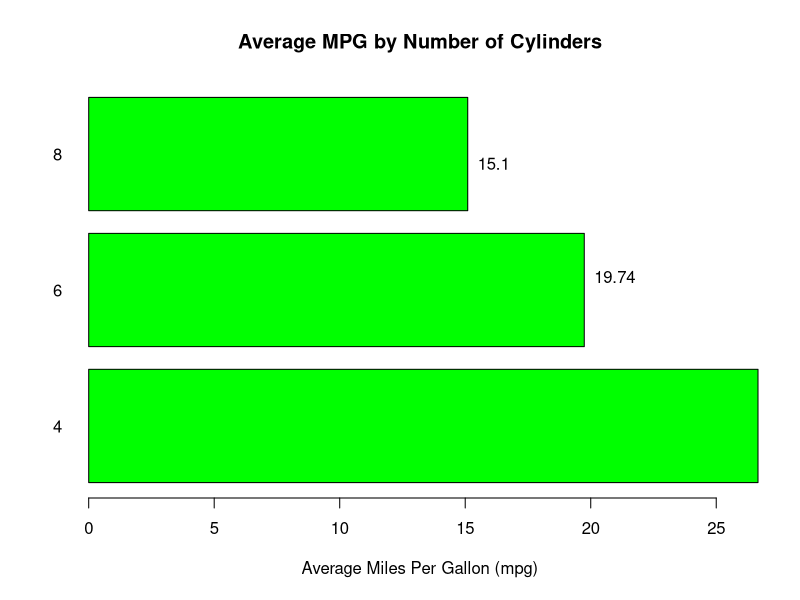
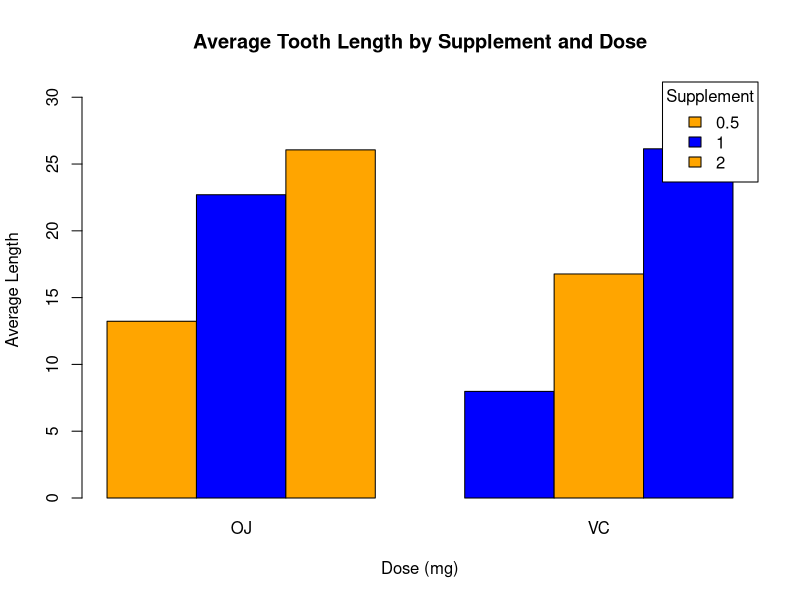
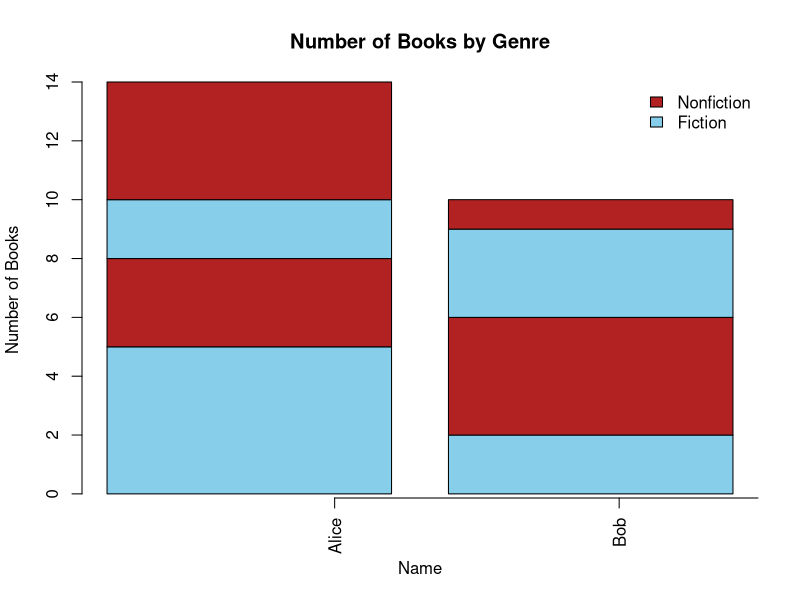
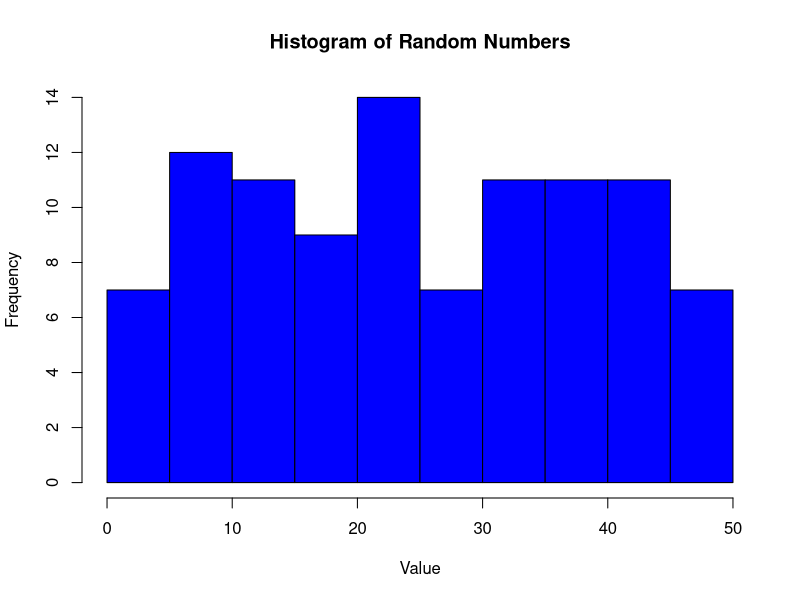
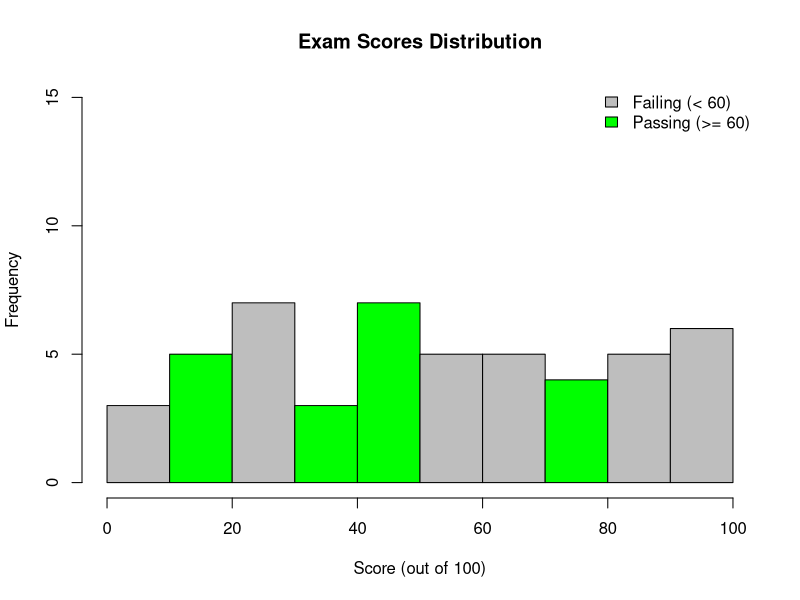

Generate these figures, in order, with R:
#Dhruv Singh
#70022300518
#BTech CE section A

#Load the built-in mtcars dataset. Create a horizontal bar plot of the
#average miles per gallon "mpg" for each number of cylinders "cyl".
#Customize the appearance: Use green bars. Add labels to the bars
#displaying the average mpg.
d<- data.frame(mtcars)
print(d)
avg <- aggregate(mpg ~ cyl, data = mtcars, FUN = mean)
barplot(
  avg$mpg, 
  names.arg = avg$cyl, 
  horiz = TRUE, 
  col = "green", 
  xlab = "Average Miles Per Gallon (mpg)",
  main = "Average MPG by Number of Cylinders",
  las = 1
)
text(avg$mpg, 
     seq_along(avg$mpg), 
     labels = round(avg$mpg, 2), 
     pos = 4)

#Load the built-in ToothGrowth dataset. Create a grouped bar plot
#showing the average "len" by" supp" and "dose". Customize the
#appearance: Different colors for each supp category. Legend to
#identify "dose "levels.

data(ToothGrowth)

avg_len <- aggregate(len ~ supp + dose, data = ToothGrowth, FUN = mean)
avg_len$dose <- as.factor(avg_len$dose)
len_matrix <- tapply(avg_len$len, list(avg_len$dose, avg_len$supp), mean)
barplot(
  len_matrix,
  beside = TRUE,
  col = c("orange", "blue"),
  legend.text = TRUE,
  args.legend = list(title = "Supplement", x = "topright"),
  ylim = c(0, max(len_matrix) + 5),
  xlab = "Dose (mg)",
  ylab = "Average Length",
  main = "Average Tooth Length by Supplement and Dose"
)

#Create a stacked bar plot using a small sample size dataframe. The
#dataframe contains information about the number of books read by
#different individuals (name) in two genres (fiction and nonfiction).
#Display the data using a stacked bar plot with customize appearance.
# Create a sample dataframe
df <- data.frame(
  name = c("Alice", "Bob", "Charlie", "David"),
  fiction = c(5, 3, 2, 4),
  nonfiction = c(2, 4, 3, 1)
)
bar_matrix <- cbind(df$fiction, df$nonfiction)
barplot(bar_matrix, main = "Number of Books by Genre",
        xlab = "Name", ylab = "Number of Books",
        col = c("skyblue", "firebrick"), legend.text = c("Fiction", "Nonfiction"),
        args.legend = list(x = "topright", bty = "n"))
axis(1, at = 1:nrow(df), labels = df$name, las = 2)

#Generate a data set of 100 random numbers between 0 and 50. Create a histogram with 10 bins and label the plot appropriately.

set.seed(123) 
data<-runif(100, min = 0, max = 50)
hist(data, 
     main = "Histogram of Random Numbers", 
     xlab = "Value", 
     ylab = "Frequency", 
     breaks = 10, 
     col = "blue", 
     border = "black")

# Set the seed for reproducibility
set.seed(123)

# Generate a dataset of exam scores for 50 students
exam_scores <- runif(50, 0, 100)

# Create a histogram with appropriate bins and labels
hist(exam_scores, 
     breaks = seq(0, 100, by = 10), 
     main = "Exam Scores Distribution", 
     xlab = "Score (out of 100)", 
     ylab = "Frequency", 
     col = ifelse(exam_scores >= 60, "green", "gray"), 
     border = "black", 
     xlim = c(0, 100), 
     ylim = c(0, 15))

# Add a legend to highlight the passing range
legend("topright", 
       legend = c("Failing (< 60)", "Passing (>= 60)"), 
       fill = c("gray", "green"), 
       bty = "n")
